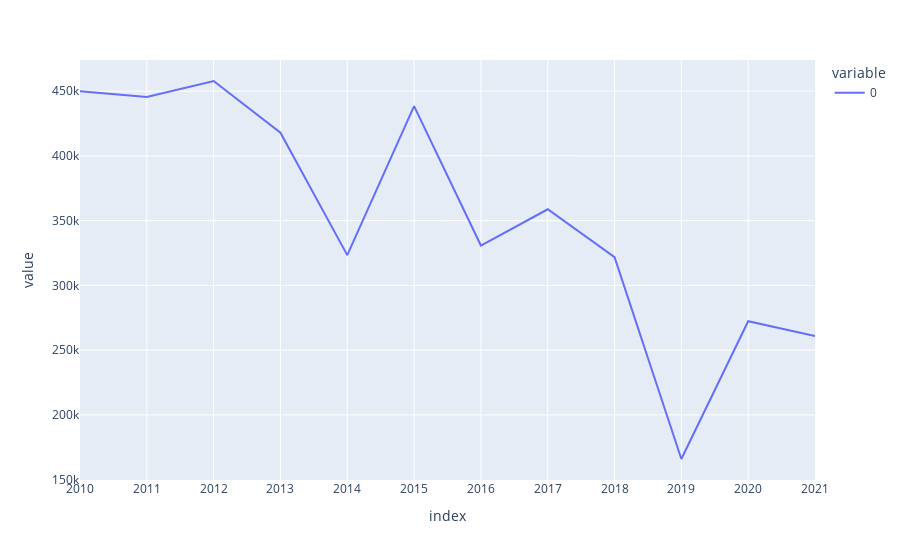

Notebook code cell kept with this figure:
### Markdown cell above
## B. 시각화1: 전국 출생아수 시각화

### Code cell
df.set_index('지역/연도[6]')\
.applymap(lambda x: 0 if x == '-' else float(x))\
.iloc[:-1,:]\
.sum(axis=0)\
.plot.line(backend='plotly')

### Figure 1 — Plotly figure (JSON) as saved in the notebook; plotly's stock layout.template omitted (floating-point values rounded to 4 significant figures)
{"data": [{"hovertemplate": "variable=0<br>index=%{x}<br>value=%{y}<extra></extra>", "legendgroup": "0", "line": {"color": "#636efa", "dash": "solid"}, "marker": {"symbol": "circle"}, "mode": "lines", "name": "0", "orientation": "v", "showlegend": true, "type": "scatter", "x": ["2010", "2011", "2012", "2013", "2014", "2015", "2016", "2017", "2018", "2019", "2020", "2021"], "xaxis": "x", "y": [449900.0, 445500.0, 457800.0, 417800.0, 323400.0, 438420, 330800.0, 358771, 321845, 165900.0, 272300, 260832], "yaxis": "y"}], "layout": {"autosize": true, "legend": {"title": {"text": "variable"}, "tracegroupgap": 0}, "margin": {"t": 60}, "xaxis": {"anchor": "y", "autorange": true, "domain": [0, 1], "range": [0, 11], "title": {"text": "index"}, "type": "category"}, "yaxis": {"anchor": "x", "autorange": true, "domain": [0, 1], "range": [149700.0, 474000.0], "title": {"text": "value"}, "type": "linear"}}}
